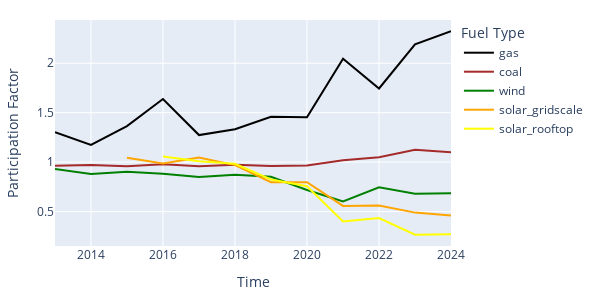
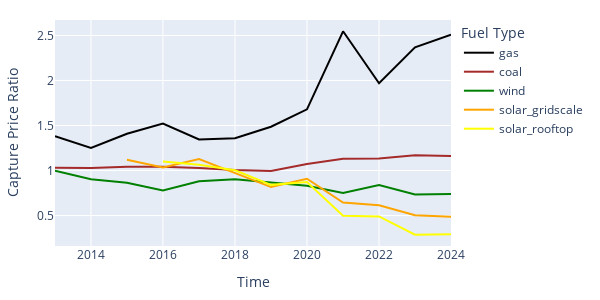

Source (notebook cell) for these figures, in order:
### Code cell
metrics = [
    {
        'df': df_pf,
        'title': "Participation Factor",
        'col': "PARTICIPATION_FACTOR",
    },
    {
        'df': df_cr,
        'title': "Capture Price Ratio",
        'col': "CAPTURE_RATIO",
    },
]

for metric in metrics:

    fig = px.line(
        metric['df'].filter(pl.col("FUEL_TYPE").is_in(color_mapping)),
        x="INTERVAL_START",
        y=metric['col'],
        color="FUEL_TYPE",
        color_discrete_map=color_mapping,
        height=300,
        width=600,
        #title=f"{metric['title']} over time by fuel type (whole NEM)",
        labels={
            "FUEL_TYPE": "Fuel Type",
            "INTERVAL_START": "Time",
            metric['col']: metric['title'],
        }
    )
    #fig.update_layout(yaxis_tickformat = '.0%')
    fig.for_each_annotation(lambda a: a.update(text=a.text.split("=")[-1]))
    slug = metric['col'] #metric['title'].replace(' ', '_')
    fig.update_layout(margin=dict(l=20, r=20, t=20, b=20))
    fig.write_image(os.path.join(results_dir, f"{slug}.svg"))
    
    fig.show()

    figures[metric['col']] = fig

### Figure 1 — Plotly figure (JSON) as saved in the notebook; plotly's stock layout.template omitted (floating-point values rounded to 4 significant figures)
{"data": [{"hovertemplate": "Fuel Type=gas<br>Time=%{x}<br>Participation Factor=%{y}<extra></extra>", "legendgroup": "gas", "line": {"color": "black", "dash": "solid"}, "marker": {"symbol": "circle"}, "mode": "lines", "name": "gas", "orientation": "v", "showlegend": true, "type": "scatter", "x": ["2013-01-01T00:00:00.000", "2014-01-01T00:00:00.000", "2015-01-01T00:00:00.000", "2016-01-01T00:00:00.000", "2017-01-01T00:00:00.000", "2018-01-01T00:00:00.000", "2019-01-01T00:00:00.000", "2020-01-01T00:00:00.000", "2021-01-01T00:00:00.000", "2022-01-01T00:00:00.000", "2023-01-01T00:00:00.000", "2024-01-01T00:00:00.000"], "xaxis": "x", "y": [1.304, 1.173, 1.365, 1.639, 1.274, 1.333, 1.458, 1.455, 2.046, 1.745, 2.19, 2.323], "yaxis": "y"}, {"hovertemplate": "Fuel Type=coal<br>Time=%{x}<br>Participation Factor=%{y}<extra></extra>", "legendgroup": "coal", "line": {"color": "brown", "dash": "solid"}, "marker": {"symbol": "circle"}, "mode": "lines", "name": "coal", "orientation": "v", "showlegend": true, "type": "scatter", "x": ["2013-01-01T00:00:00.000", "2014-01-01T00:00:00.000", "2015-01-01T00:00:00.000", "2016-01-01T00:00:00.000", "2017-01-01T00:00:00.000", "2018-01-01T00:00:00.000", "2019-01-01T00:00:00.000", "2020-01-01T00:00:00.000", "2021-01-01T00:00:00.000", "2022-01-01T00:00:00.000", "2023-01-01T00:00:00.000", "2024-01-01T00:00:00.000"], "xaxis": "x", "y": [0.9631, 0.972, 0.9577, 0.9777, 0.9594, 0.9735, 0.9602, 0.9654, 1.019, 1.05, 1.126, 1.099], "yaxis": "y"}, {"hovertemplate": "Fuel Type=wind<br>Time=%{x}<br>Participation Factor=%{y}<extra></extra>", "legendgroup": "wind", "line": {"color": "green", "dash": "solid"}, "marker": {"symbol": "circle"}, "mode": "lines", "name": "wind", "orientation": "v", "showlegend": true, "type": "scatter", "x": ["2013-01-01T00:00:00.000", "2014-01-01T00:00:00.000", "2015-01-01T00:00:00.000", "2016-01-01T00:00:00.000", "2017-01-01T00:00:00.000", "2018-01-01T00:00:00.000", "2019-01-01T00:00:00.000", "2020-01-01T00:00:00.000", "2021-01-01T00:00:00.000", "2022-01-01T00:00:00.000", "2023-01-01T00:00:00.000", "2024-01-01T00:00:00.000"], "xaxis": "x", "y": [0.9305, 0.879, 0.9031, 0.8832, 0.8493, 0.8714, 0.8511, 0.7188, 0.6032, 0.7445, 0.6801, 0.6852], "yaxis": "y"}, {"hovertemplate": "Fuel Type=solar_gridscale<br>Time=%{x}<br>Participation Factor=%{y}<extra></extra>", "legendgroup": "solar_gridscale", "line": {"color": "orange", "dash": "solid"}, "marker": {"symbol": "circle"}, "mode": "lines", "name": "solar_gridscale", "orientation": "v", "showlegend": true, "type": "scatter", "x": ["2014-01-01T00:00:00.000", "2015-01-01T00:00:00.000", "2016-01-01T00:00:00.000", "2017-01-01T00:00:00.000", "2018-01-01T00:00:00.000", "2019-01-01T00:00:00.000", "2020-01-01T00:00:00.000", "2021-01-01T00:00:00.000", "2022-01-01T00:00:00.000", "2023-01-01T00:00:00.000", "2024-01-01T00:00:00.000"], "xaxis": "x", "y": [NaN, 1.043, 0.9857, 1.046, 0.9702, 0.7971, 0.7974, 0.5574, 0.5602, 0.4893, 0.4596], "yaxis": "y"}, {"hovertemplate": "Fuel Type=solar_rooftop<br>Time=%{x}<br>Participation Factor=%{y}<extra></extra>", "legendgroup": "solar_rooftop", "line": {"color": "yellow", "dash": "solid"}, "marker": {"symbol": "circle"}, "mode": "lines", "name": "solar_rooftop", "orientation": "v", "showlegend": true, "type": "scatter", "x": ["2016-01-01T00:00:00.000", "2017-01-01T00:00:00.000", "2018-01-01T00:00:00.000", "2019-01-01T00:00:00.000", "2020-01-01T00:00:00.000", "2021-01-01T00:00:00.000", "2022-01-01T00:00:00.000", "2023-01-01T00:00:00.000", "2024-01-01T00:00:00.000"], "xaxis": "x", "y": [1.057, 1.008, 0.9836, 0.8251, 0.7559, 0.3995, 0.4342, 0.2661, 0.2717], "yaxis": "y"}], "layout": {"height": 300, "legend": {"title": {"text": "Fuel Type"}, "tracegroupgap": 0}, "margin": {"b": 20, "l": 20, "r": 20, "t": 20}, "width": 600, "xaxis": {"anchor": "y", "domain": [0, 1], "title": {"text": "Time"}}, "yaxis": {"anchor": "x", "domain": [0, 1], "title": {"text": "Participation Factor"}}}}

### Figure 2 — Plotly figure (JSON) as saved in the notebook; plotly's stock layout.template omitted (floating-point values rounded to 4 significant figures)
{"data": [{"hovertemplate": "Fuel Type=gas<br>Time=%{x}<br>Capture Price Ratio=%{y}<extra></extra>", "legendgroup": "gas", "line": {"color": "black", "dash": "solid"}, "marker": {"symbol": "circle"}, "mode": "lines", "name": "gas", "orientation": "v", "showlegend": true, "type": "scatter", "x": ["2013-01-01T00:00:00.000", "2014-01-01T00:00:00.000", "2015-01-01T00:00:00.000", "2016-01-01T00:00:00.000", "2017-01-01T00:00:00.000", "2018-01-01T00:00:00.000", "2019-01-01T00:00:00.000", "2020-01-01T00:00:00.000", "2021-01-01T00:00:00.000", "2022-01-01T00:00:00.000", "2023-01-01T00:00:00.000", "2024-01-01T00:00:00.000"], "xaxis": "x", "y": [1.38, 1.25, 1.408, 1.521, 1.346, 1.359, 1.486, 1.68, 2.546, 1.969, 2.367, 2.509], "yaxis": "y"}, {"hovertemplate": "Fuel Type=coal<br>Time=%{x}<br>Capture Price Ratio=%{y}<extra></extra>", "legendgroup": "coal", "line": {"color": "brown", "dash": "solid"}, "marker": {"symbol": "circle"}, "mode": "lines", "name": "coal", "orientation": "v", "showlegend": true, "type": "scatter", "x": ["2013-01-01T00:00:00.000", "2014-01-01T00:00:00.000", "2015-01-01T00:00:00.000", "2016-01-01T00:00:00.000", "2017-01-01T00:00:00.000", "2018-01-01T00:00:00.000", "2019-01-01T00:00:00.000", "2020-01-01T00:00:00.000", "2021-01-01T00:00:00.000", "2022-01-01T00:00:00.000", "2023-01-01T00:00:00.000", "2024-01-01T00:00:00.000"], "xaxis": "x", "y": [1.031, 1.028, 1.041, 1.041, 1.029, 1.005, 0.9958, 1.072, 1.131, 1.134, 1.169, 1.161], "yaxis": "y"}, {"hovertemplate": "Fuel Type=wind<br>Time=%{x}<br>Capture Price Ratio=%{y}<extra></extra>", "legendgroup": "wind", "line": {"color": "green", "dash": "solid"}, "marker": {"symbol": "circle"}, "mode": "lines", "name": "wind", "orientation": "v", "showlegend": true, "type": "scatter", "x": ["2013-01-01T00:00:00.000", "2014-01-01T00:00:00.000", "2015-01-01T00:00:00.000", "2016-01-01T00:00:00.000", "2017-01-01T00:00:00.000", "2018-01-01T00:00:00.000", "2019-01-01T00:00:00.000", "2020-01-01T00:00:00.000", "2021-01-01T00:00:00.000", "2022-01-01T00:00:00.000", "2023-01-01T00:00:00.000", "2024-01-01T00:00:00.000"], "xaxis": "x", "y": [0.9974, 0.904, 0.8632, 0.7798, 0.8813, 0.9034, 0.8675, 0.8301, 0.7507, 0.8403, 0.735, 0.74], "yaxis": "y"}, {"hovertemplate": "Fuel Type=solar_gridscale<br>Time=%{x}<br>Capture Price Ratio=%{y}<extra></extra>", "legendgroup": "solar_gridscale", "line": {"color": "orange", "dash": "solid"}, "marker": {"symbol": "circle"}, "mode": "lines", "name": "solar_gridscale", "orientation": "v", "showlegend": true, "type": "scatter", "x": ["2014-01-01T00:00:00.000", "2015-01-01T00:00:00.000", "2016-01-01T00:00:00.000", "2017-01-01T00:00:00.000", "2018-01-01T00:00:00.000", "2019-01-01T00:00:00.000", "2020-01-01T00:00:00.000", "2021-01-01T00:00:00.000", "2022-01-01T00:00:00.000", "2023-01-01T00:00:00.000", "2024-01-01T00:00:00.000"], "xaxis": "x", "y": [NaN, 1.119, 1.035, 1.127, 0.9719, 0.8165, 0.9085, 0.6453, 0.6133, 0.5029, 0.4877], "yaxis": "y"}, {"hovertemplate": "Fuel Type=solar_rooftop<br>Time=%{x}<br>Capture Price Ratio=%{y}<extra></extra>", "legendgroup": "solar_rooftop", "line": {"color": "yellow", "dash": "solid"}, "marker": {"symbol": "circle"}, "mode": "lines", "name": "solar_rooftop", "orientation": "v", "showlegend": true, "type": "scatter", "x": ["2016-01-01T00:00:00.000", "2017-01-01T00:00:00.000", "2018-01-01T00:00:00.000", "2019-01-01T00:00:00.000", "2020-01-01T00:00:00.000", "2021-01-01T00:00:00.000", "2022-01-01T00:00:00.000", "2023-01-01T00:00:00.000", "2024-01-01T00:00:00.000"], "xaxis": "x", "y": [1.1, 1.065, 1.003, 0.8409, 0.8728, 0.4972, 0.4901, 0.2876, 0.2922], "yaxis": "y"}], "layout": {"height": 300, "legend": {"title": {"text": "Fuel Type"}, "tracegroupgap": 0}, "margin": {"b": 20, "l": 20, "r": 20, "t": 20}, "width": 600, "xaxis": {"anchor": "y", "domain": [0, 1], "title": {"text": "Time"}}, "yaxis": {"anchor": "x", "domain": [0, 1], "title": {"text": "Capture Price Ratio"}}}}
